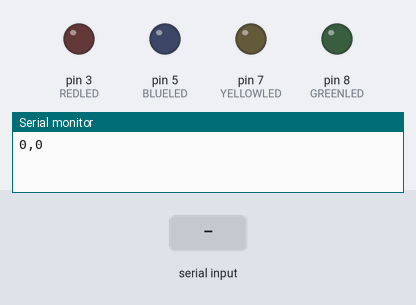
A sketch run on a simulated Arduino Uno, built with avr-gcc and run on an emulated ATmega328P. On the bench: output pins drawn as LEDs (lit = HIGH), the last lines printed to the serial monitor. The inputs (shaded band) are chosen by the test bench.

Above: at 1.2 s.
1.3 s: "90,45,200,10\n" received over Serial
At 2.0 s:
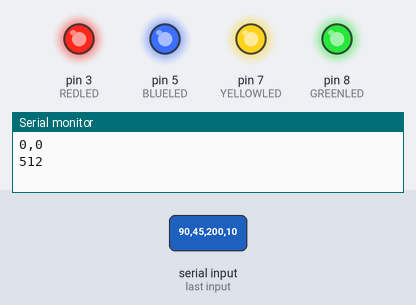
Timing chart, 0 to 4.3 s (numbered marks = the images above; inputs shaded):
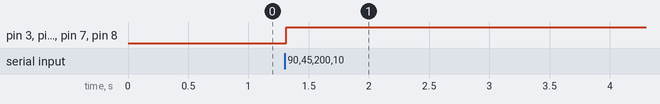

Measured:
- after the input at 1.3 s, pin 3 (REDLED), pin 5 (BLUELED), pin 7 (YELLOWLED), pin 8 (GREENLED): LOW → HIGH at once

The sketch:

April13.ino
```cpp
int red = 0;
int blue = 0;
int yellow = 0;
int green = 0;

const int REDLED = 3;
const int BLUELED = 5;
const int YELLOWLED = 7;
const int GREENLED = 8;


void setup() {
  Serial.begin(9600);
  Serial.println("0,0");
  pinMode(3, OUTPUT);
  pinMode(5, OUTPUT);
  pinMode(7, OUTPUT);
  pinMode(8, OUTPUT);
}

void loop() {
  while (Serial.available()) {
    red = Serial.parseInt();
    blue = Serial.parseInt();
    yellow = Serial.parseInt();
    green = Serial.parseInt();

    if (Serial.read() == '\n') {
      digitalWrite(REDLED, red);
      digitalWrite(BLUELED, blue);
      digitalWrite(YELLOWLED, yellow);
      digitalWrite(GREENLED, green);
      int sensor = analogRead(A0);
      delay(1);
      Serial.println(sensor);
    }
  }
}

/*
import processing.serial.*;
Serial myPort;
int xPos=0;
int yPos=0;
boolean onOff=false;
boolean onOff2=false;
void setup(){
  size(960,720);
  printArray(Serial.list());
  String portname=Serial.list()[1];
  println(portname);
  myPort = new Serial(this,portname,9600);
  myPort.clear();
  myPort.bufferUntil('\n');
}
void draw(){
  background(255);
  ellipse(xPos,yPos,30,30);
  if (mousePressed){
    if(mouseX<=width/2)
      onOff2=true;
    else
      onOff=true;
  }else{
    onOff=onOff2=false;
  }
}
void serialEvent(Serial myPort){
  String s=myPort.readStringUntil('\n');
  s=trim(s);
  if (s!=null){
    println(s);
    int values[]=int(split(s,','));
    if (values.length==2){
      xPos=(int)map(values[0],0,1023,0, width);
      yPos=(int)map(values[1],0,1023,0, height);
    }
  }
  myPort.write(int(onOff)+","+int(onOff2)+"\n");
}
 */
```
